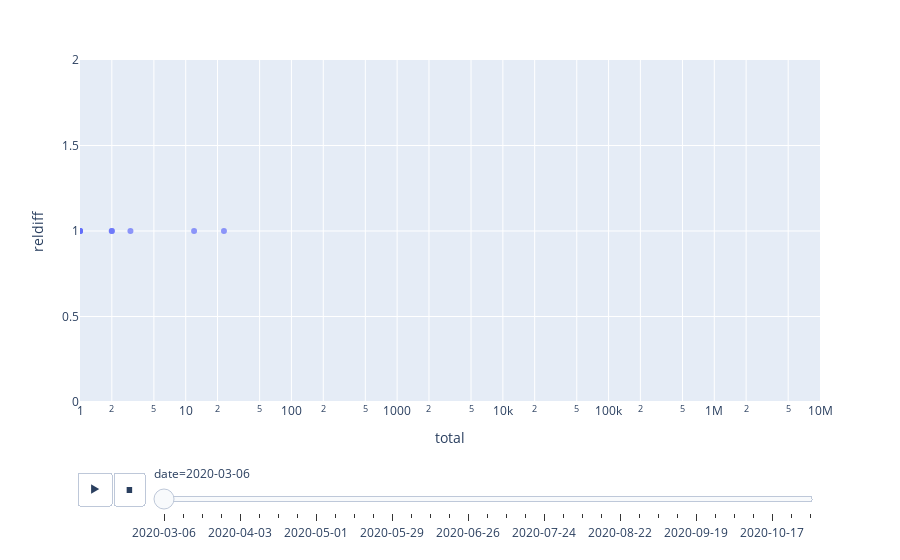

The notebook cell this image was saved under:
### Code cell
px.scatter(
    weeks_flat,
    x='total',
    y='reldiff',
    #size=np.log10(weeks_flat.cases.where(weeks_flat.cases.ne(0.0), 1.0)),
    hover_name='region',
    animation_frame='date',
    animation_group='region',
    log_x=True,
    range_x=[1, 1e7],
    range_y=[0, 2],
    opacity=0.7
)

### Figure 1 — Plotly figure (JSON) as saved in the notebook; plotly's stock layout.template omitted (floating-point values rounded to 4 significant figures)
{"data": [{"hovertemplate": "<b>%{hovertext}</b><br><br>date=2020-03-06<br>total=%{x}<br>reldiff=%{y}<extra></extra>", "hovertext": ["total", "Алтайский край", "Амурская область", "Архангельская область", "Астраханская область", "Белгородская область", "Брянская область", "Владимирская область", "Волгоградская область", "Вологодская область", "Воронежская область", "Еврейская АО", "Забайкальский край", "Ивановская область", "Иркутская область", "Кабардино-Балкарская Республика", "Калининградская область", "Калужская область", "Камчатский край", "Карачаево-Черкесская Республика", "Кемеровская область", "Кировская область", "Костромская область", "Краснодарский край", "Красноярский край", "Курганская область", "Курская область", "Ленинградская область", "Липецкая область", "Магаданская область", "Москва", "Московская область", "Мурманская область", "Ненецкий АО", "Нижегородская область", "Новгородская область", "Новосибирская область", "Омская область", "Оренбургская область", "Орловская область", "Пензенская область", "Пермский край", "Приморский край", "Псковская область", "Республика Адыгея", "Республика Алтай", "Республика Башкортостан", "Республика Бурятия", "Республика Дагестан", "Республика Ингушетия", "Республика Калмыкия", "Республика Карелия", "Республика Коми", "Республика Крым", "Республика Марий Эл", "Республика Мордовия", "Республика Саха (Якутия)", "Республика Северная Осетия", "Республика Татарстан", "Республика Тыва", "Республика Хакасия", "Ростовская область", "Рязанская область", "Самарская область", "Санкт-Петербург", "Саратовская область", "Сахалинская область", "Свердловская область", "Севастополь", "Смоленская область", "Ставропольский край", "Тамбовская область", "Тверская область", "Томская область", "Тульская область", "Тюменская область", "Удмуртская Республика", "Ульяновская область", "Хабаровский край", "Ханты-Мансийский АО", "Челябинская область", "Чеченская Республика", "Чувашская Республика", "Чукотский АО", "Ямало-Ненецкий АО", "Ярославская область"], "ids": ["total", "Алтайский край", "Амурская область", "Архангельская область", "Астраханская область", "Белгородская область", "Брянская область", "Владимирская область", "Волгоградская область", "Вологодская область", "Воронежская область", "Еврейская АО", "Забайкальский край", "Ивановская область", "Иркутская область", "Кабардино-Балкарская Республика", "Калининградская область", "Калужская область", "Камчатский край", "Карачаево-Черкесская Республика", "Кемеровская область", "Кировская область", "Костромская область", "Краснодарский край", "Красноярский край", "Курганская область", "Курская область", "Ленинградская область", "Липецкая область", "Магаданская область", "Москва", "Московская область", "Мурманская область", "Ненецкий АО", "Нижегородская область", "Новгородская область", "Новосибирская область", "Омская область", "Оренбургская область", "Орловская область", "Пензенская область", "Пермский край", "Приморский край", "Псковская область", "Республика Адыгея", "Республика Алтай", "Республика Башкортостан", "Республика Бурятия", "Республика Дагестан", "Республика Ингушетия", "Республика Калмыкия", "Республика Карелия", "Республика Коми", "Республика Крым", "Республика Марий Эл", "Республика Мордовия", "Республика Саха (Якутия)", "Республика Северная Осетия", "Республика Татарстан", "Республика Тыва", "Республика Хакасия", "Ростовская область", "Рязанская область", "Самарская область", "Санкт-Петербург", "Саратовская область", "Сахалинская область", "Свердловская область", "Севастополь", "Смоленская область", "Ставропольский край", "Тамбовская область", "Тверская область", "Томская область", "Тульская область", "Тюменская область", "Удмуртская Республика", "Ульяновская область", "Хабаровский край", "Ханты-Мансийский АО", "Челябинская область", "Чеченская Республика", "Чувашская Республика", "Чукотский АО", "Ямало-Ненецкий АО", "Ярославская область"], "legendgroup": "", "marker": {"color": "#636efa", "opacity": 0.7, "symbol": "circle"}, "mode": "markers", "name": "", "orientation": "v", "showlegend": false, "type": "scatter", "x": [23, 0, 0, 0, 0, 1, 0, 0, 0, 0, 0, 0, 0, 0, 0, 0, 2, 0, 0, 0, 0, 0, 0, 1, 0, 0, 0, 0, 3, 0, 12, 2, 0, 0, 1, 0, 0, 0, 0, 0, 0, 0, 0, 0, 0, 0, 0, 0, 0, 0, 0, 0, 0, 0, 0, 0, 0, 0, 0, 0, 0, 0, 0, 0, 1, 0, 0, 0, 0, 0, 0, 0, 0, 0, 0, 0, 0, 0, 0, 0, 0, 0, 0, 0, 0, 0], "xaxis": "x", "y": [1, 1, 1, 1, 1, 1, 1, 1, 1, 1, 1, 1, 1, 1, 1, 1, 1, 1, 1, 1, 1, 1, 1, 1, 1, 1, 1, 1, 1, 1, 1, 1, 1, 1, 1, 1, 1, 1, 1, 1, 1, 1, 1, 1, 1, 1, 1, 1, 1, 1, 1, 1, 1, 1, 1, 1, 1, 1, 1, 1, 1, 1, 1, 1, 1, 1, 1, 1, 1, 1, 1, 1, 1, 1, 1, 1, 1, 1, 1, 1, 1, 1, 1, 1, 1, 1], "yaxis": "y"}], "layout": {"legend": {"tracegroupgap": 0}, "margin": {"t": 60}, "sliders": [{"active": 0, "currentvalue": {"prefix": "date="}, "len": 0.9, "pad": {"b": 10, "t": 60}, "steps": [{"args": [["2020-03-06"], {"frame": {"duration": 0, "redraw": false}, "fromcurrent": true, "mode": "immediate", "transition": {"duration": 0, "easing": "linear"}}], "label": "2020-03-06", "method": "animate"}, {"args": [["2020-03-13"], {"frame": {"duration": 0, "redraw": false}, "fromcurrent": true, "mode": "immediate", "transition": {"duration": 0, "easing": "linear"}}], "label": "2020-03-13", "method": "animate"}, {"args": [["2020-03-20"], {"frame": {"duration": 0, "redraw": false}, "fromcurrent": true, "mode": "immediate", "transition": {"duration": 0, "easing": "linear"}}], "label": "2020-03-20", "method": "animate"}, {"args": [["2020-03-27"], {"frame": {"duration": 0, "redraw": false}, "fromcurrent": true, "mode": "immediate", "transition": {"duration": 0, "easing": "linear"}}], "label": "2020-03-27", "method": "animate"}, {"args": [["2020-04-03"], {"frame": {"duration": 0, "redraw": false}, "fromcurrent": true, "mode": "immediate", "transition": {"duration": 0, "easing": "linear"}}], "label": "2020-04-03", "method": "animate"}, {"args": [["2020-04-10"], {"frame": {"duration": 0, "redraw": false}, "fromcurrent": true, "mode": "immediate", "transition": {"duration": 0, "easing": "linear"}}], "label": "2020-04-10", "method": "animate"}, {"args": [["2020-04-17"], {"frame": {"duration": 0, "redraw": false}, "fromcurrent": true, "mode": "immediate", "transition": {"duration": 0, "easing": "linear"}}], "label": "2020-04-17", "method": "animate"}, {"args": [["2020-04-24"], {"frame": {"duration": 0, "redraw": false}, "fromcurrent": true, "mode": "immediate", "transition": {"duration": 0, "easing": "linear"}}], "label": "2020-04-24", "method": "animate"}, {"args": [["2020-05-01"], {"frame": {"duration": 0, "redraw": false}, "fromcurrent": true, "mode": "immediate", "transition": {"duration": 0, "easing": "linear"}}], "label": "2020-05-01", "method": "animate"}, {"args": [["2020-05-08"], {"frame": {"duration": 0, "redraw": false}, "fromcurrent": true, "mode": "immediate", "transition": {"duration": 0, "easing": "linear"}}], "label": "2020-05-08", "method": "animate"}, {"args": [["2020-05-15"], {"frame": {"duration": 0, "redraw": false}, "fromcurrent": true, "mode": "immediate", "transition": {"duration": 0, "easing": "linear"}}], "label": "2020-05-15", "method": "animate"}, {"args": [["2020-05-22"], {"frame": {"duration": 0, "redraw": false}, "fromcurrent": true, "mode": "immediate", "transition": {"duration": 0, "easing": "linear"}}], "label": "2020-05-22", "method": "animate"}, {"args": [["2020-05-29"], {"frame": {"duration": 0, "redraw": false}, "fromcurrent": true, "mode": "immediate", "transition": {"duration": 0, "easing": "linear"}}], "label": "2020-05-29", "method": "animate"}, {"args": [["2020-06-05"], {"frame": {"duration": 0, "redraw": false}, "fromcurrent": true, "mode": "immediate", "transition": {"duration": 0, "easing": "linear"}}], "label": "2020-06-05", "method": "animate"}, {"args": [["2020-06-12"], {"frame": {"duration": 0, "redraw": false}, "fromcurrent": true, "mode": "immediate", "transition": {"duration": 0, "easing": "linear"}}], "label": "2020-06-12", "method": "animate"}, {"args": [["2020-06-19"], {"frame": {"duration": 0, "redraw": false}, "fromcurrent": true, "mode": "immediate", "transition": {"duration": 0, "easing": "linear"}}], "label": "2020-06-19", "method": "animate"}, {"args": [["2020-06-26"], {"frame": {"duration": 0, "redraw": false}, "fromcurrent": true, "mode": "immediate", "transition": {"duration": 0, "easing": "linear"}}], "label": "2020-06-26", "method": "animate"}, {"args": [["2020-07-03"], {"frame": {"duration": 0, "redraw": false}, "fromcurrent": true, "mode": "immediate", "transition": {"duration": 0, "easing": "linear"}}], "label": "2020-07-03", "method": "animate"}, {"args": [["2020-07-10"], {"frame": {"duration": 0, "redraw": false}, "fromcurrent": true, "mode": "immediate", "transition": {"duration": 0, "easing": "linear"}}], "label": "2020-07-10", "method": "animate"}, {"args": [["2020-07-17"], {"frame": {"duration": 0, "redraw": false}, "fromcurrent": true, "mode": "immediate", "transition": {"duration": 0, "easing": "linear"}}], "label": "2020-07-17", "method": "animate"}, {"args": [["2020-07-24"], {"frame": {"duration": 0, "redraw": false}, "fromcurrent": true, "mode": "immediate", "transition": {"duration": 0, "easing": "linear"}}], "label": "2020-07-24", "method": "animate"}, {"args": [["2020-07-31"], {"frame": {"duration": 0, "redraw": false}, "fromcurrent": true, "mode": "immediate", "transition": {"duration": 0, "easing": "linear"}}], "label": "2020-07-31", "method": "animate"}, {"args": [["2020-08-07"], {"frame": {"duration": 0, "redraw": false}, "fromcurrent": true, "mode": "immediate", "transition": {"duration": 0, "easing": "linear"}}], "label": "2020-08-07", "method": "animate"}, {"args": [["2020-08-15"], {"frame": {"duration": 0, "redraw": false}, "fromcurrent": true, "mode": "immediate", "transition": {"duration": 0, "easing": "linear"}}], "label": "2020-08-15", "method": "animate"}, {"args": [["2020-08-22"], {"frame": {"duration": 0, "redraw": false}, "fromcurrent": true, "mode": "immediate", "transition": {"duration": 0, "easing": "linear"}}], "label": "2020-08-22", "method": "animate"}, {"args": [["2020-08-29"], {"frame": {"duration": 0, "redraw": false}, "fromcurrent": true, "mode": "immediate", "transition": {"duration": 0, "easing": "linear"}}], "label": "2020-08-29", "method": "animate"}, {"args": [["2020-09-05"], {"frame": {"duration": 0, "redraw": false}, "fromcurrent": true, "mode": "immediate", "transition": {"duration": 0, "easing": "linear"}}], "label": "2020-09-05", "method": "animate"}, {"args": [["2020-09-12"], {"frame": {"duration": 0, "redraw": false}, "fromcurrent": true, "mode": "immediate", "transition": {"duration": 0, "easing": "linear"}}], "label": "2020-09-12", "method": "animate"}, {"args": [["2020-09-19"], {"frame": {"duration": 0, "redraw": false}, "fromcurrent": true, "mode": "immediate", "transition": {"duration": 0, "easing": "linear"}}], "label": "2020-09-19", "method": "animate"}, {"args": [["2020-09-26"], {"frame": {"duration": 0, "redraw": false}, "fromcurrent": true, "mode": "immediate", "transition": {"duration": 0, "easing": "linear"}}], "label": "2020-09-26", "method": "animate"}, {"args": [["2020-10-03"], {"frame": {"duration": 0, "redraw": false}, "fromcurrent": true, "mode": "immediate", "transition": {"duration": 0, "easing": "linear"}}], "label": "2020-10-03", "method": "animate"}, {"args": [["2020-10-10"], {"frame": {"duration": 0, "redraw": false}, "fromcurrent": true, "mode": "immediate", "transition": {"duration": 0, "easing": "linear"}}], "label": "2020-10-10", "method": "animate"}, {"args": [["2020-10-17"], {"frame": {"duration": 0, "redraw": false}, "fromcurrent": true, "mode": "immediate", "transition": {"duration": 0, "easing": "linear"}}], "label": "2020-10-17", "method": "animate"}, {"args": [["2020-10-24"], {"frame": {"duration": 0, "redraw": false}, "fromcurrent": true, "mode": "immediate", "transition": {"duration": 0, "easing": "linear"}}], "label": "2020-10-24", "method": "animate"}, {"args": [["2020-10-31"], {"frame": {"duration": 0, "redraw": false}, "fromcurrent": true, "mode": "immediate", "transition": {"duration": 0, "easing": "linear"}}], "label": "2020-10-31", "method": "animate"}], "x": 0.1, "xanchor": "left", "y": 0, "yanchor": "top"}], "updatemenus": [{"buttons": [{"args": [null, {"frame": {"duration": 500, "redraw": false}, "fromcurrent": true, "mode": "immediate", "transition": {"duration": 500, "easing": "linear"}}], "label": "&#9654;", "method": "animate"}, {"args": [[null], {"frame": {"duration": 0, "redraw": false}, "fromcurrent": true, "mode": "immediate", "transition": {"duration": 0, "easing": "linear"}}], "label": "&#9724;", "method": "animate"}], "direction": "left", "pad": {"r": 10, "t": 70}, "showactive": false, "type": "buttons", "x": 0.1, "xanchor": "right", "y": 0, "yanchor": "top"}], "xaxis": {"anchor": "y", "domain": [0, 1], "range": [0, 7], "title": {"text": "total"}, "type": "log"}, "yaxis": {"anchor": "x", "domain": [0, 1], "range": [0, 2], "title": {"text": "reldiff"}}}}
